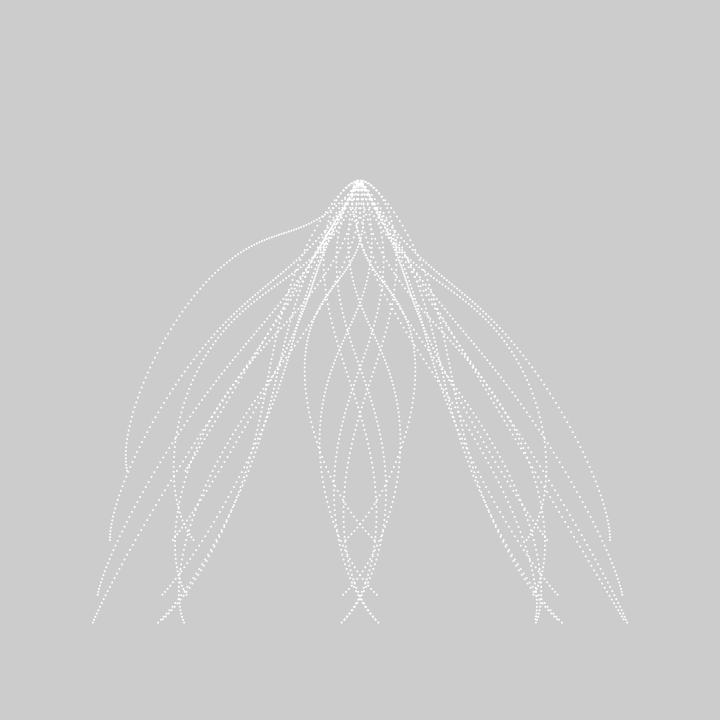
Frame 1 (no input)
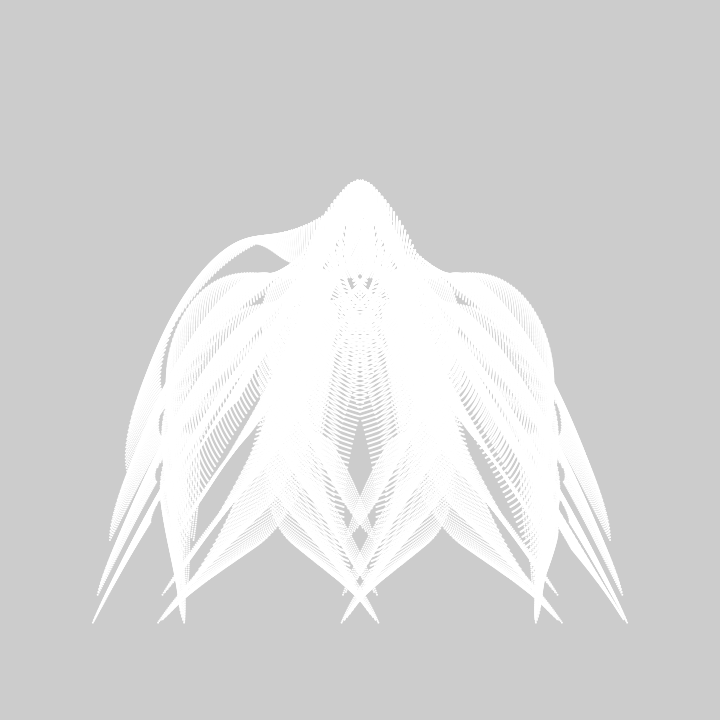
Frame 60 (the mouse pressed at the canvas centre just before this capture)
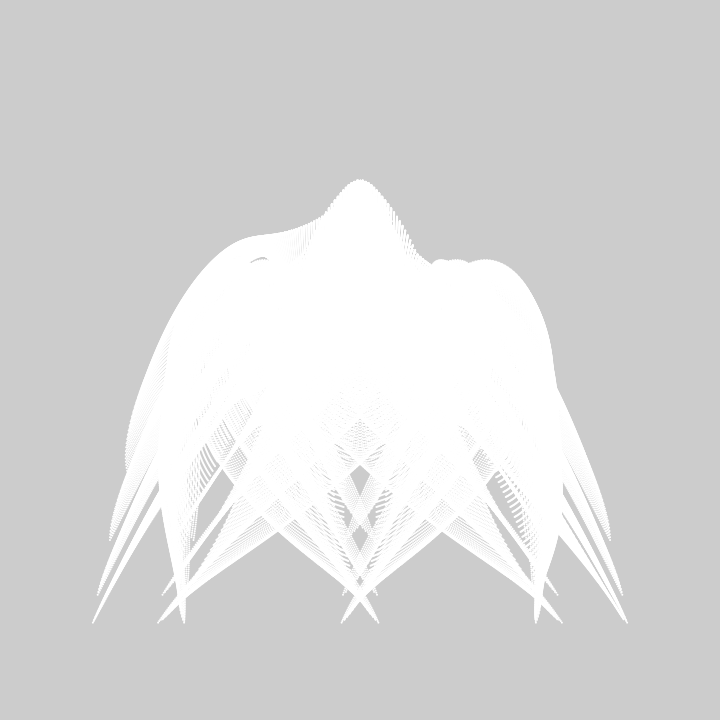
Frame 120 (the mouse held since frame 60 and released just before this capture)

The Processing sketch that drew these frames (run headless with seeded random() and noise(); from frame 60 on, the mouse is pressed at the canvas centre):

// Processing sketch: sketch_4132020_jellyfish
// ── sketch_4132020_jellyfish.pde
float t,r,d,x,y,a;
void setup(){size(720,720);noStroke();}
void draw(){
clear();t+=.01;
for(r=0;r<TAU;r+=PI/16){
x=360;y=270-cos(t)*90;
for(d=0;d<1;d+=.01)
circle(x+=cos(a=r+bezierTangent(sin(t-d+r%(PI/4))-.5,sin(t-d)+.5,0,sin(t+d),d))*3,y+=sin(a-r)*5,2);
}
}
